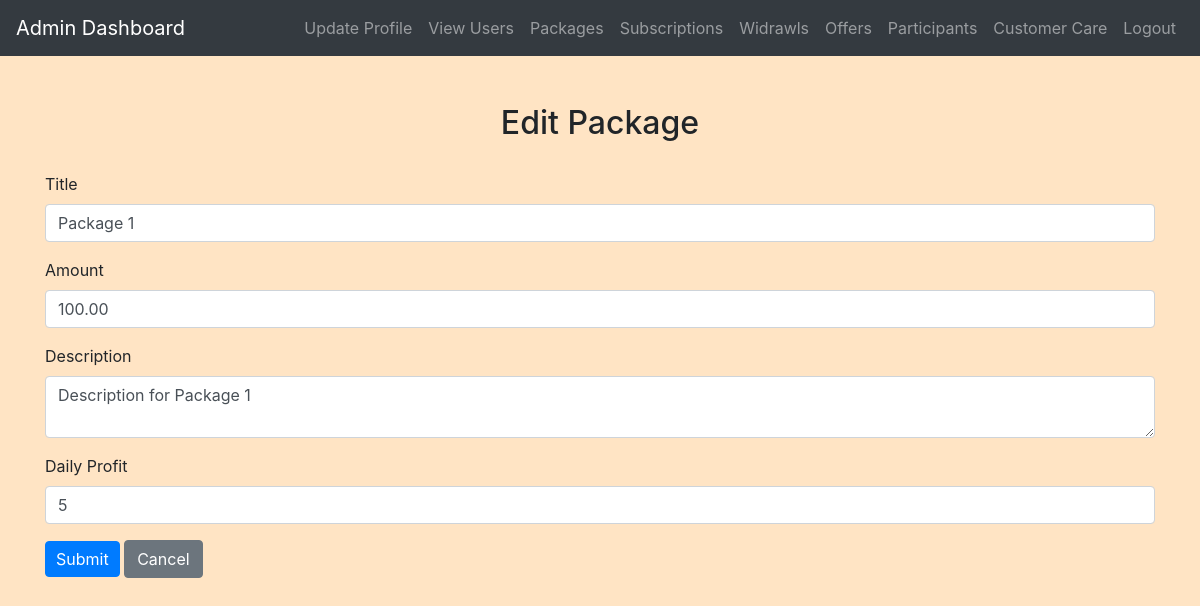
Screenshot of /admin/edit_package.php?id=3 (signed in) with the database file from the repository.
### tables this page shows
CREATE TABLE `packages` (
  `package_id` int(11) NOT NULL,
  `title` varchar(100) NOT NULL,
  `amount` decimal(10,2) NOT NULL,
  `description` text DEFAULT NULL,
  `daily_profit` int(11) DEFAULT NULL
);

### admin/edit_package.php (the view, shortened to what this page needs)
<?php
include('config.php');
$package_id = $_GET['id'];
$title = $amount = $description = $daily_profit = '';
$title_err = $amount_err = $description_err = $daily_profit_err = '';
$sql = "SELECT * FROM packages WHERE package_id = ?";
if ($stmt = mysqli_prepare($conn, $sql)) {
    mysqli_stmt_bind_param($stmt, "i", $param_package_id);
    if (mysqli_stmt_execute($stmt)) {
        $result = mysqli_stmt_get_result($stmt);
        if (mysqli_num_rows($result) == 1) {
            $row = mysqli_fetch_array($result, MYSQLI_ASSOC);
            $title = $row["title"];
            $amount = $row["amount"];
            $description = $row["description"];
            $daily_profit = $row["daily_profit"];
        } else {
            header("Location: view_packages.php");
            exit;
        }
    }
}
?>
<!DOCTYPE html>
<html lang="en">
<head>
    <link rel="stylesheet" href="https://maxcdn.bootstrapcdn.com/bootstrap/4.5.2/css/bootstrap.min.css">
    <link rel="stylesheet" href="../css/style.css">
</head>
<body>
<?php include('admin_navbar.php'); ?>
<div class="container mt-5">
    <h2>Edit Package</h2>
    <form action="<?php echo htmlspecialchars($_SERVER["PHP_SELF"]) . '?id=' . $package_id; ?>" method="post">
        <div class="form-group">
            <label>Title</label>
            <input type="text" name="title" class="form-control <?php echo (!empty($title_err)) ? 'is-invalid' : ''; ?>" value="<?php echo $title; ?>">
        </div>
        <div class="form-group">
            <label>Amount</label>
            <input type="number" name="amount" class="form-control <?php echo (!empty($amount_err)) ? 'is-invalid' : ''; ?>" value="<?php echo $amount; ?>">
        </div>
        <div class="form-group">
            <label>Description</label>
            <textarea name="description" class="form-control <?php echo (!empty($description_err)) ? 'is-invalid' : ''; ?>"><?php echo $description; ?></textarea>
        </div>
        <div class="form-group">
            <label>Daily Profit</label>
            <input type="number" name="daily_profit" class="form-control <?php echo (!empty($daily_profit_err)) ? 'is-invalid' : ''; ?>" value="<?php echo $daily_profit; ?>">
        </div>
        <div class="form-group">
            <input type="submit" class="btn btn-primary" value="Submit">
            <a href="view_packages.php" class="btn btn-secondary">Cancel</a>
        </div>
    </form>
</div>
</body>
</html>

### css/style.css (style rules this page uses)
body { background-color: bisque; }
h1, h2, h3, h4 { text-align: center; margin-top: 30px; margin-bottom: 30px; }
.btn-primary { padding: 5px 10px; }

### rows the page displays
packages: title "Package 1", amount "100.00", description "Description for Package 1", daily_profit "5"
